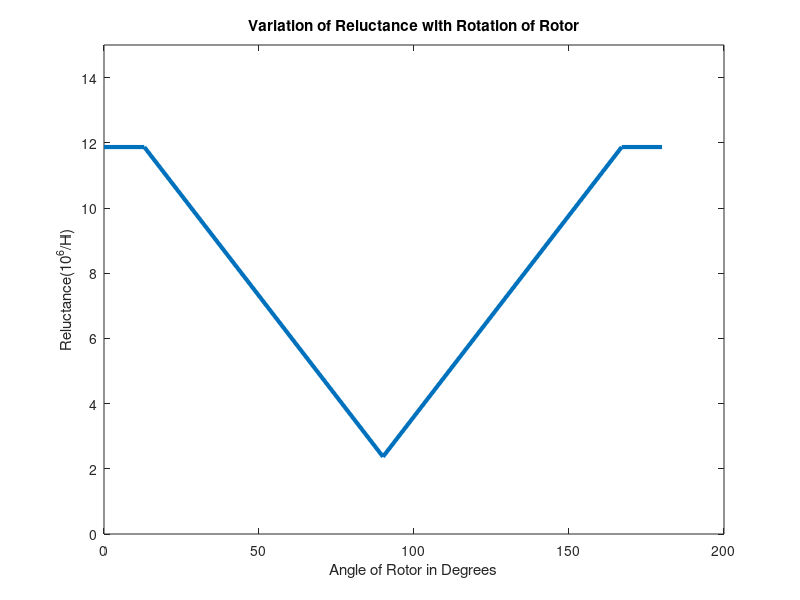
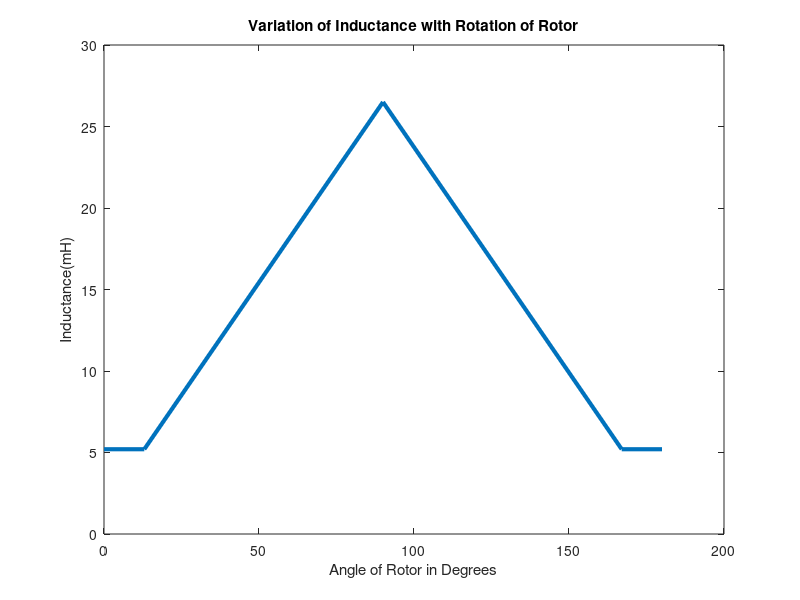
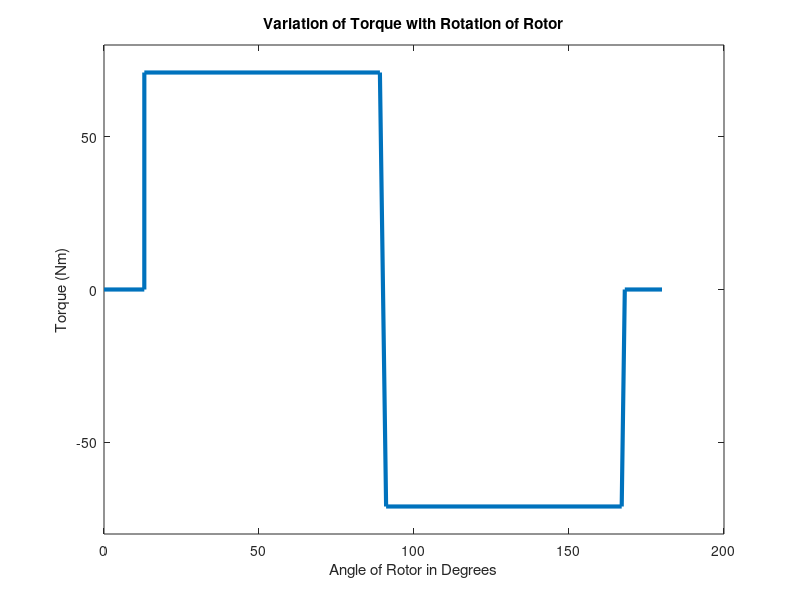

These charts were generated, in order, by the following MATLAB code:
deg=[0 13 90 167 180];

R=[11.87 11.87 2.37 11.87 11.87 ];
L=[5.2 5.2 26.5 5.2 5.2];

deg1=[0 13 13.01 89 91 167 168 180];
T=[0 0 71 71 -71 -71 0 0 ];
figure;
plot(deg,R,'LineWidth',3);
xlabel("Angle of Rotor in Degrees");
ylabel("Reluctance(10^6/H)");
title("Variation of Reluctance with Rotation of Rotor");
ylim([0 15]);

figure;
plot(deg,L,'LineWidth',3);
xlabel("Angle of Rotor in Degrees");
ylabel("Inductance(mH)");
title("Variation of Inductance with Rotation of Rotor");
ylim([0 30]);

figure;
plot(deg1,T,'LineWidth',3);
xlabel("Angle of Rotor in Degrees");
ylabel("Torque (Nm)");
title("Variation of Torque with Rotation of Rotor");
ylim([-80 80]);